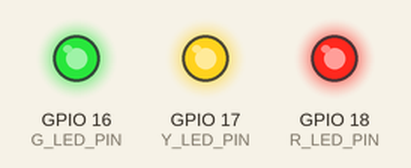
Simulated run of this program. Board: ESP32-S3. Parts: output pins drawn as LEDs (lit = HIGH). What the program prints to the serial monitor is not drawn.

Above: at 0.2 s.
At 1.2 s:
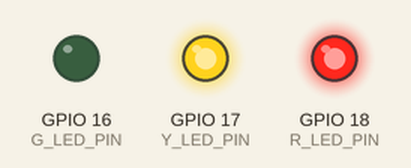
At 1.7 s:
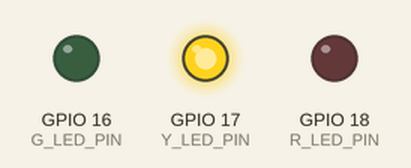
At 2.2 s:
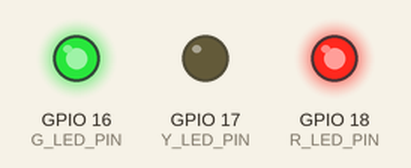
At 3.2 s:
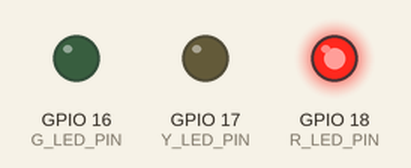
At 4.7 s:
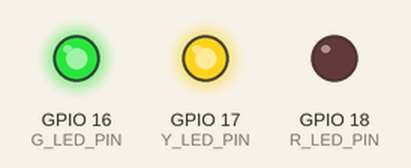
Timing chart, 0 to 5.2 s (numbered marks = the images above):
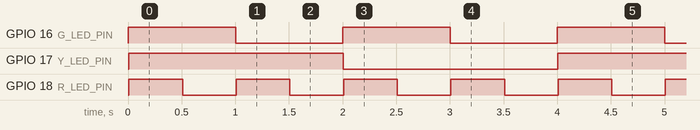

Measured:
- by itself, GPIO 16 (G_LED_PIN): alternates HIGH for 1.0 s and LOW for 1.0 s
- by itself, GPIO 17 (Y_LED_PIN): alternates HIGH for 2.0 s and LOW for 2.0 s
- by itself, GPIO 18 (R_LED_PIN): alternates HIGH for 0.50 s and LOW for 0.50 s

The program:

main.cpp
```cpp
#include <Arduino.h>
#include "FreeRTOS.h"

#define G_LED_PIN (GPIO_NUM_16) // External LED - Green
#define Y_LED_PIN (GPIO_NUM_17) // External LED - Yellow
#define R_LED_PIN (GPIO_NUM_18) // External LED - Red
#define NEO_PIN (GPIO_NUM_48) // Neopixel Data Pin(?)

struct blink_params_t {
  gpio_num_t LED_Pin;
  TickType_t delay;
} blink_params_t;

struct blink_params_t green, yellow, red;

// put function declarations here:
void blink_led(void* arg);

void setup() {
  // put your setup code here, to run once:
  pinMode(G_LED_PIN, OUTPUT);
  pinMode(Y_LED_PIN, OUTPUT);
  pinMode(R_LED_PIN, OUTPUT);

  printf("Hello world!\n");

  green.LED_Pin = G_LED_PIN;
  green.delay = 1000 / portTICK_PERIOD_MS;
  yellow.LED_Pin = Y_LED_PIN;
  yellow.delay = 2000 / portTICK_PERIOD_MS;
  red.LED_Pin = R_LED_PIN;
  red.delay = 500 / portTICK_PERIOD_MS;

  // Start Blinking LEDs as independent Threads
  printf("Green LED On\n\r");
  xTaskCreate(blink_led, "Blink Green", 2048, (void*)&green, 2, NULL);
      // Note: Will get stuck on task creation if StackDepth is too small
  printf("Yellow LED On\n\r");
  xTaskCreate(blink_led, "Blink Yellow", 2048, (void*)&yellow, 1, NULL);
  printf("Red LED On\n\r");
  xTaskCreate(blink_led, "Blink Red", 2048, (void*)&red, 3, NULL);
}

void loop() {
  // put your main code here, to run repeatedly:
  vTaskDelay(1000 / portTICK_PERIOD_MS);
}


void blink_led(void* arg)
{
  struct blink_params_t* Params;
  Params = (struct blink_params_t*)arg;
  printf("Blinking Pin %d with a delay of %d\n\r", Params->LED_Pin, (int)Params->delay);
  while (1) {
    if(gpio_set_level(Params->LED_Pin, 1) != ESP_OK)
      printf("GPIO Error\n\r");
    vTaskDelay(Params->delay);
    if(gpio_set_level(Params->LED_Pin, 0) != ESP_OK)
      printf("GPIO Error\n\r");
    vTaskDelay(Params->delay);
  }
}


     // Hard spin loop
 //        printf("LED On\n\r");
 //        if(gpio_set_level(LED_PIN, 1) != ESP_OK)
 //            printf("GPIO Error\n\r");

 //        printf("LED Off\n\r");
 //        if(gpio_set_level(LED_PIN, 0) != ESP_OK)
 //            printf("GPIO Error\n\r");
 //        vTaskDelay(1000 / portTICK_PERIOD_MS);
```
